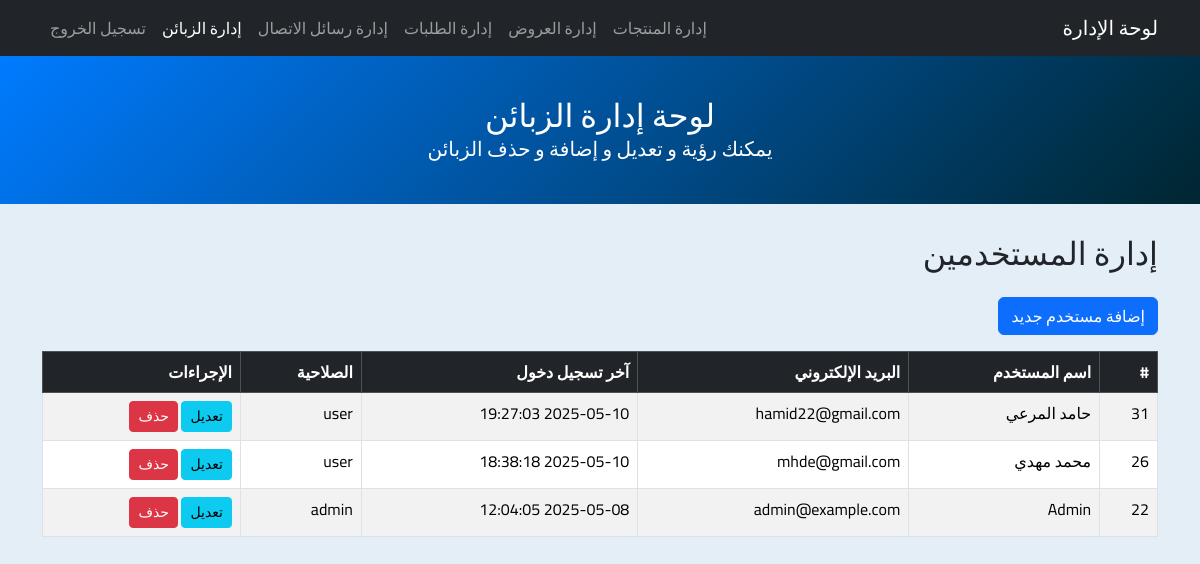
The app's page /admin/admin_users.php with its own data.
### tables this page shows
CREATE TABLE `users` (
  `id` int(11) NOT NULL,
  `username` varchar(200) DEFAULT NULL,
  `email` varchar(200) DEFAULT NULL,
  `pass` varchar(200) DEFAULT NULL,
  `profile_pic` varchar(255) DEFAULT NULL,
  `last_login` datetime DEFAULT NULL,
  `role` varchar(20) DEFAULT 'user'
);

### admin/admin_users.php (the view, shortened to what this page needs)
<?php
include("../php/config.php");
$sql = "SELECT id, username, email, last_login, role FROM users ORDER BY id DESC";
$result = $conn->query($sql);
?>
<!DOCTYPE html>
<html lang="ar" dir="rtl">
<head>
    <link href="https://cdn.jsdelivr.net/npm/bootstrap@5.3.3/dist/css/bootstrap.rtl.min.css" rel="stylesheet">
    <link rel="stylesheet" href="https://cdn.jsdelivr.net/npm/bootstrap-icons/font/bootstrap-icons.css">
    <link rel="stylesheet" href="../css/style.css">
</head>
<body>
    <nav class="navbar navbar-expand-lg navbar-dark bg-dark">
        <div class="container">
            <a class="navbar-brand" href="admin_dashboard.php">لوحة الإدارة</a>
            <div class="collapse navbar-collapse" id="adminNav">
                <ul class="navbar-nav ms-auto">
                    <li class="nav-item"><a class="nav-link" href="admin_product.php">إدارة المنتجات</a></li>
                    <li class="nav-item"><a class="nav-link" href="admin_offers.php">إدارة العروض</a></li>
                    <li class="nav-item"><a class="nav-link" href="admin_orders.php">إدارة الطلبات</a></li>
                    <li class="nav-item"><a class="nav-link" href="admin_contact.php">إدارة رسائل الاتصال</a></li>
                    <li class="nav-item"><a class="nav-link active" href="admin_users.php">إدارة الزبائن</a></li>
                    <li class="nav-item"><a class="nav-link" href="../php/logout.php">تسجيل الخروج</a></li>
                </ul>
            </div>
        </div>
    </nav>
    <header class="dashboard-header">
        <div class="container">
            <h1>لوحة إدارة الزبائن</h1>
            <p>يمكنك رؤية و تعديل و إضافة و حذف الزبائن</p>
        </div>
    </header>
    <div class="container mt-4">
        <h2 class="mb-4">إدارة المستخدمين</h2>
        <button type="button" class="btn btn-primary mb-3" data-bs-toggle="modal" data-bs-target="#addUserModal">
            إضافة مستخدم جديد
        </button>
        <div class="table-responsive">
            <table class="table table-bordered table-striped">
                <thead class="table-dark">
                    <tr>
                        <th>#</th>
                        <th>اسم المستخدم</th>
                        <th>البريد الإلكتروني</th>
                        <th>آخر تسجيل دخول</th>
                        <th>الصلاحية</th>
                        <th>الإجراءات</th>
                    </tr>
                </thead>
                <tbody>
                    <?php while ($user = $result->fetch_assoc()): ?>
                        <tr>
                            <td><?php echo htmlspecialchars($user['id']); ?></td>
                            <td><?php echo htmlspecialchars($user['username']); ?></td>
                            <td><?php echo htmlspecialchars($user['email']); ?></td>
                            <td><?php echo htmlspecialchars($user['last_login']); ?></td>
                            <td><?php echo htmlspecialchars($user['role']); ?></td>
                            <td>
                                <button type="button" class="btn btn-sm btn-info" data-bs-toggle="modal" data-bs-target="#editUserModal<?php echo $user['id']; ?>">
                                    تعديل
                                </button>
                                <a href="admin_users.php?delete=<?php echo $user['id']; ?>" class="btn btn-sm btn-danger" onclick="return confirm('هل أنت متأكد من حذف هذا المستخدم؟');">حذف</a>
                            </td>
                        </tr>
                    <?php endwhile; ?>
                </tbody>
            </table>
        </div>
    </div>
</body>
</html>

### css/style.css (style rules this page uses)
* { padding: 0; margin: 0; box-sizing: border-box; }
:root { --bg-main-color: #FFFFFF ; --bg-secondary-color:#EF8354 ; --btn-color:#0036CB ; --btn-hover-color:#001755; --btn-text-color:#FFFFFF; --title-color:#2D3142 ; --text-color:#BFC0C0; --border-main-color:#EF8354 ; --border-hover-color:#f06124; }
a { text-decoration: none; }
html { scroll-behavior: smooth; }
body { font-family: cairo; direction: rtl; }
ul { list-style: none; }

### admin/admin_users.php (style rules this page uses)
body { background: #e4eef7; }
.dashboard-header { background: linear-gradient(135deg, #007bff, rgb(0, 38, 48)); color: #fff; padding: 40px 0; text-align: center; margin-bottom: 30px; }
.dashboard-header h1 { margin: 0; font-size: 2rem; }
.dashboard-header p { margin: 0; font-size: 1.25rem; }

### records on screen
users: id "31", username "حامد المرعي", email "hamid22@gmail.com", last_login "2025-05-10 19:27:03", role "user"
users: id "26", username "محمد مهدي", email "mhde@gmail.com", last_login "2025-05-10 18:38:18", role "user"
users: id "22", username "Admin", email "admin@example.com", last_login "2025-05-08 12:04:05", role "admin"
